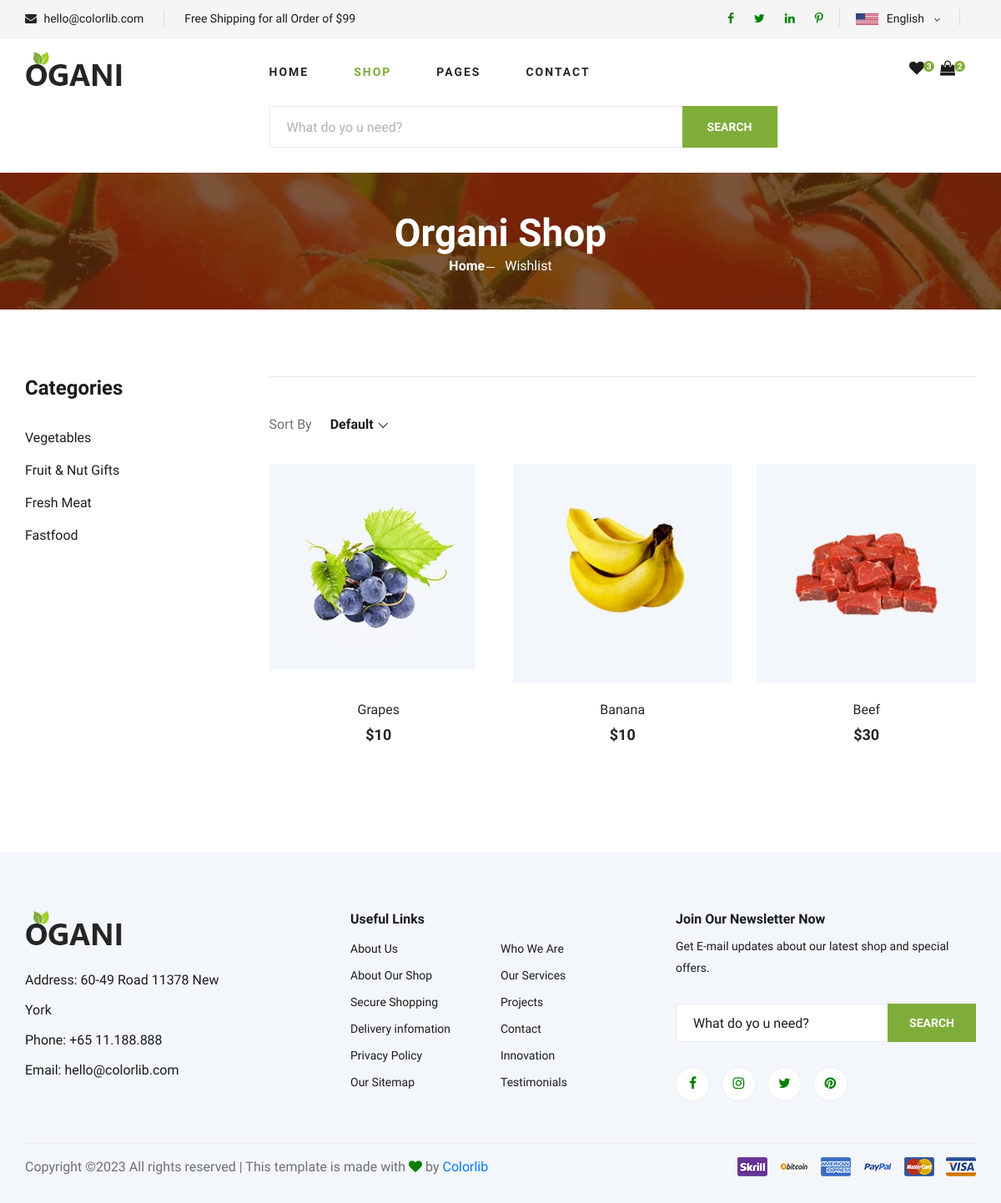
/wishlist (signed in), run on an earlier commit of the app's database.
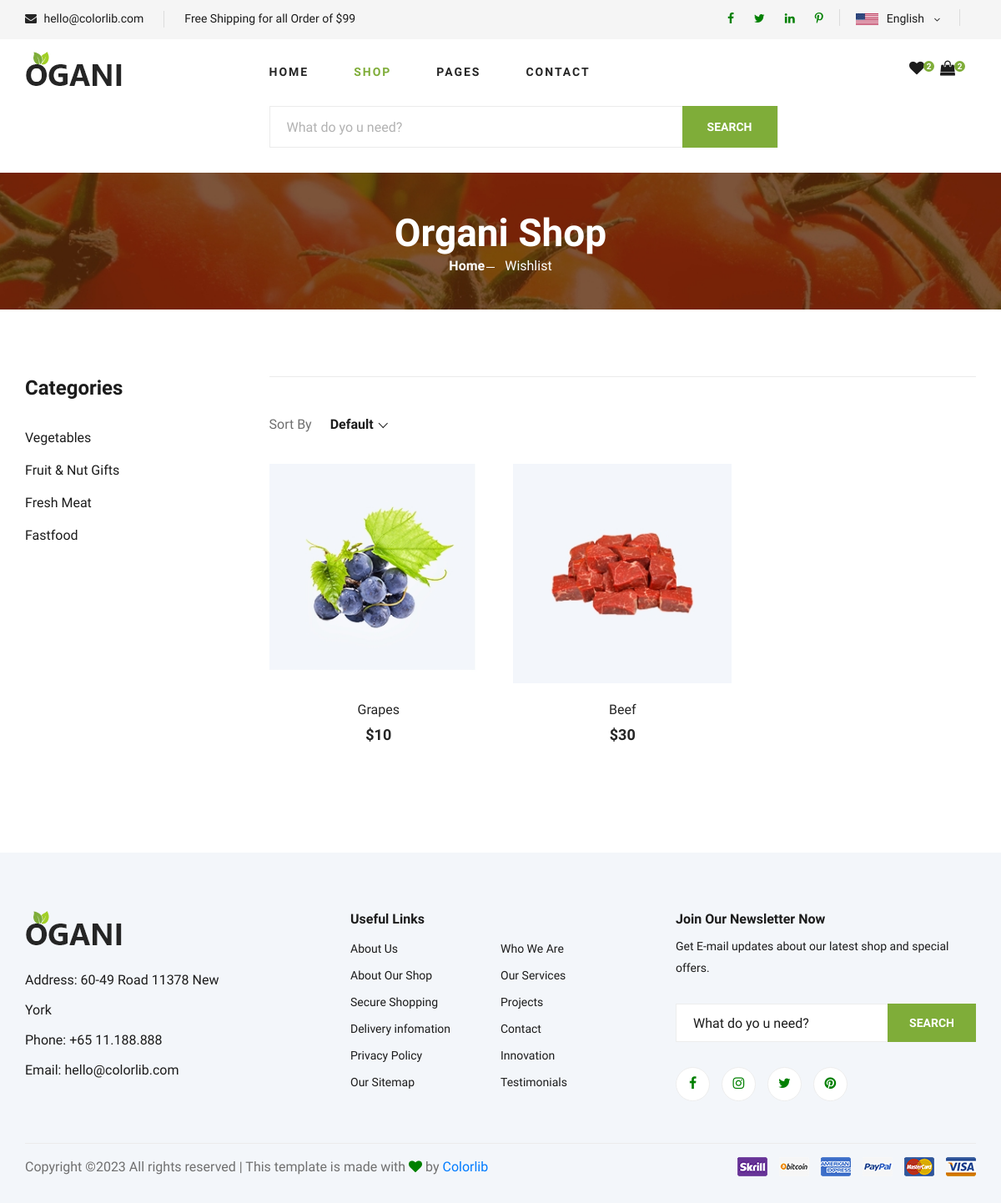
And on a later commit of the database.
### fresh/models.py (models this page shows, shortened)
class Category(models.Model):
    cname = models.CharField(max_length=100)
    category_image = models.ImageField(upload_to='media/', null=True)

class Wishlist(models.Model):
    user = models.ForeignKey(User, on_delete=models.CASCADE)
    products = models.ForeignKey(Product, on_delete=models.CASCADE)
    created_at = models.DateField(auto_now_add=True)

class Product(models.Model):
    pname = models.CharField(max_length=100)
    price = models.IntegerField()
    category = models.ForeignKey(Category, on_delete=models.CASCADE)
    image = models.ImageField(upload_to='media/', null=True)
    description = models.CharField(max_length=500, null=True)
    availability = models.CharField(max_length=100, null=True)
    quantity = models.CharField(max_length=10, null=True)

### fresh/views.py (the view)
# urls.py: path('wishlist', views.wishlist, name='wishlist'),
def wishlist(request):
    wishlist_items = Wishlist.objects.filter(user=request.user)
    category_list = Category.objects.all()
    wishlist_quantity = Wishlist.objects.all().count()
    cart_quantity = Cart.objects.all().count()
    context = {'wishlist_items': wishlist_items, 'category_list': category_list,
               'wishlist_quantity': wishlist_quantity, 'cart_quantity': cart_quantity}
    return render(request, "wishlist.html", context)

### templates/wishlist.html (shortened to what the changed rows need)
 {% load static %}
<!DOCTYPE html>
<html lang="zxx">
<head>
    <link rel="stylesheet" href="{% static 'css/bootstrap.min.css' %}" type="text/css">
    <link rel="stylesheet" href="{% static 'css/font-awesome.min.css' %}" type="text/css">
    <link rel="stylesheet" href="{% static 'css/elegant-icons.css' %}" type="text/css">
    <link rel="stylesheet" href="{% static 'css/nice-select.css' %}" type="text/css">
    <link rel="stylesheet" href="{% static 'css/jquery-ui.min.css' %}" type="text/css">
    <link rel="stylesheet" href="{% static 'css/owl.carousel.min.css' %}" type="text/css">
    <link rel="stylesheet" href="{% static 'css/slicknav.min.css' %}" type="text/css">
    <link rel="stylesheet" href="{% static 'css/style.css' %}" type="text/css">
</head>
<body>
    <header class="header">
        <div class="container">
            <div class="row">
                <div class="col-lg-3">
                    <div class="header__cart">
                        <ul>
                            <li><a href="/wishlist"><i class="fa fa-heart"></i><span>{{wishlist_quantity}}</span></a></li>
                        </ul>
                    </div>
                </div>
            </div>
        </div>
    </header>
    <section class="breadcrumb-section set-bg" data-setbg="{% static 'img/breadcrumb.jpg' %}">
        <div class="container">
            <div class="row">
                <div class="col-lg-12 text-center">
                    <div class="breadcrumb__text">
                        <h2>Organi Shop</h2>
                    </div>
                </div>
            </div>
        </div>
    </section>
    <section class="product spad">
        <div class="container">
            <div class="row">
                <div class="col-lg-3 col-md-5">
                    <div class="sidebar">
                        <div class="sidebar__item">
                            <ul>
                             {% for category in category_list %}
                             <li><a href="{% url 'fresh:category' category.id %}">{{category.cname}}</a></li>
                             {% endfor %}
                        </ul>
                        </div>
                    </div>
                </div>
                <div class="col-lg-9 col-md-7">
                    <div class="row">
                        {% for item in wishlist_items %}
                        <div class="col-lg-4 col-md-6 col-sm-6">
                            <div class="product__item">
                                <div class="product__item__pic set-bg">
                                    <img src="{{item.products.image.url}}" class="prod">
                                </div>
                                <div class="product__item__text">
                                    <h6><a href="{% url 'fresh:description' item.id %}">{{item.products.pname}}</a><br></h6>
                                    <h5>${{item.products.price}}</h5>
                                </div>
                            </div>
                        </div>
                        {% endfor %}
                </div>
            </div>
        </div>
    </section>
</body>
</html>

What changed in the data, as far as the page shows it:
removed Wishlist: products.image (picture), products.pname "Banana", products.price "10"
Also different on the page:
{{ wishlist_quantity }}: "3" → "2"
